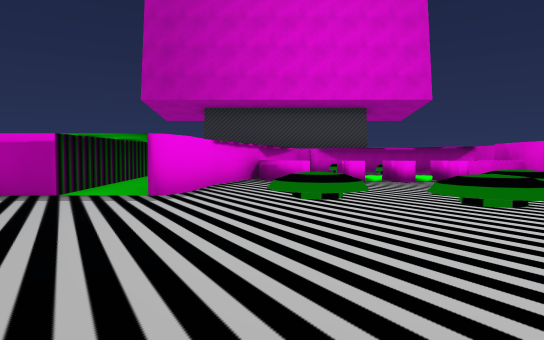
view 1 (above)

12 first-person views from a walk through a 3-D level made in the Unity game engine. The camera is 0.46 m above the floor, tilts 2° down and sees 75° across. The floor is counted in squares, 1 m on a side. Each view is taken from the middle of a square. On the plan, view 1 faces up. The plan holds only what a view shows up to about 9 squares ahead; the rest is blank.

view 2
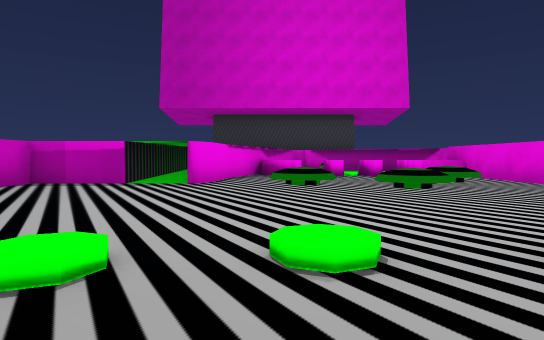

view 3
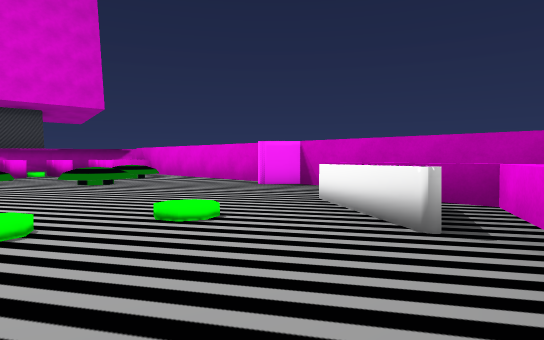

view 4
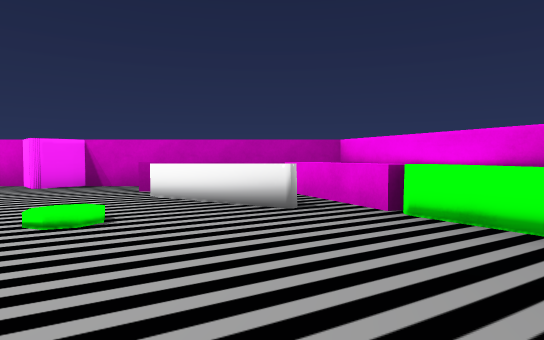

view 5
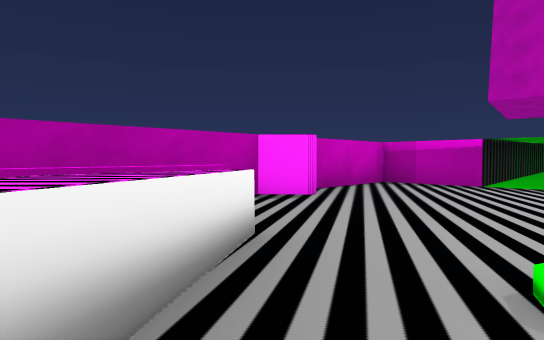

view 6
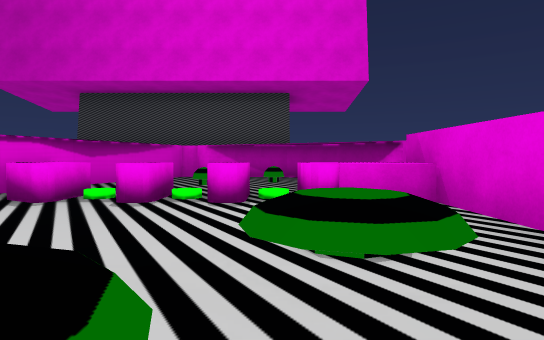

view 7
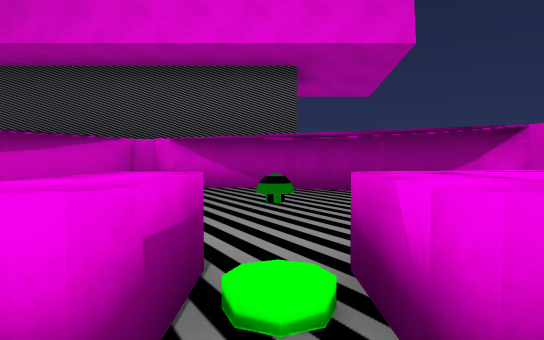

view 8
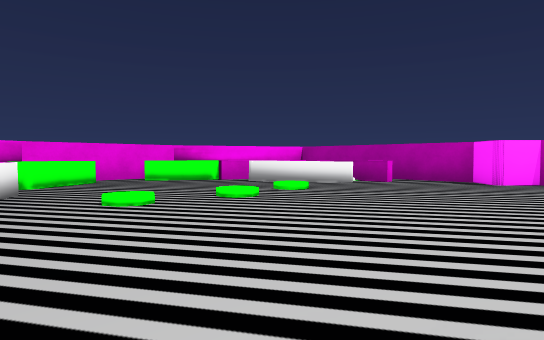

view 9
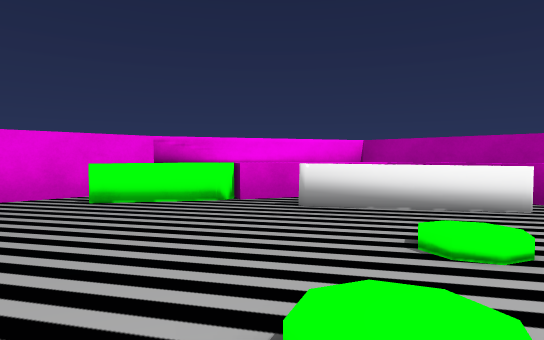

view 10
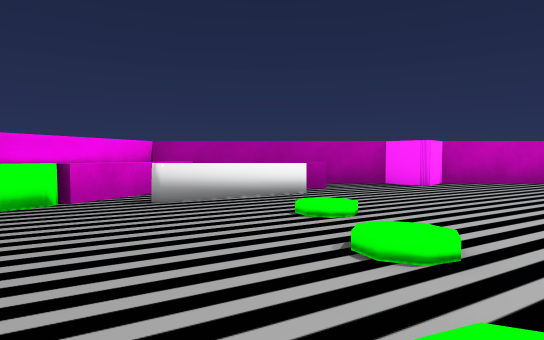

view 11
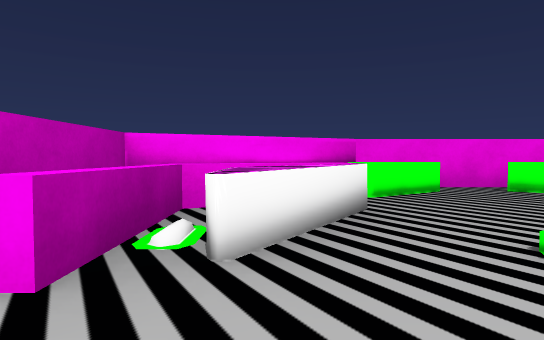

view 12
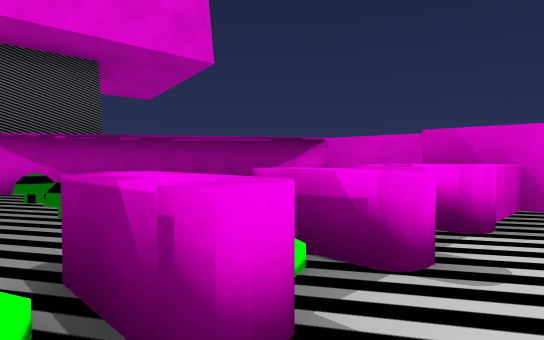

### Floor plan
Key: @ floor where view 1 was taken; # wall or solid block; . floor; ^ raised ledge; B pink block; M mushroom.
Columns run from 5 left of view 1 to 5 right of it. Each row starts with its distance up from view 1.
 12      #####
 11      #...##
 10      #.MM.#
  9      #.M..#
  8    ^#^....#
  7    ^#^.^.B#
  6   ^ #.....#
  5 ### ^...M.#
  4 #....M.M..#
  3 #.........#
  2 ##........#
  1  #........#
  0  ##..@...##
 -1  ##^....^^#
 -2  #^^...#^^#
 -3  #^^^.#^^##
 -4  #########

Where each view was taken, in squares from view 1:
view 1: 0 up, 0 right, facing up
view 2: 2 down, 0 right, facing up
view 3: 3 down, 0 right, facing up-right
view 4: 2 down, 1 left, facing right
view 5: 2 down, 1 left, facing up-left
view 6: 3 up, 3 right, facing up
view 7: 6 up, 3 right, facing up
view 8: 3 up, 3 right, facing down-left
view 9: 0 up, 1 right, facing down-left
view 10: 1 down, 2 right, facing left
view 11: 1 up, 3 right, facing down
view 12: 6 up, 1 right, facing up-right
